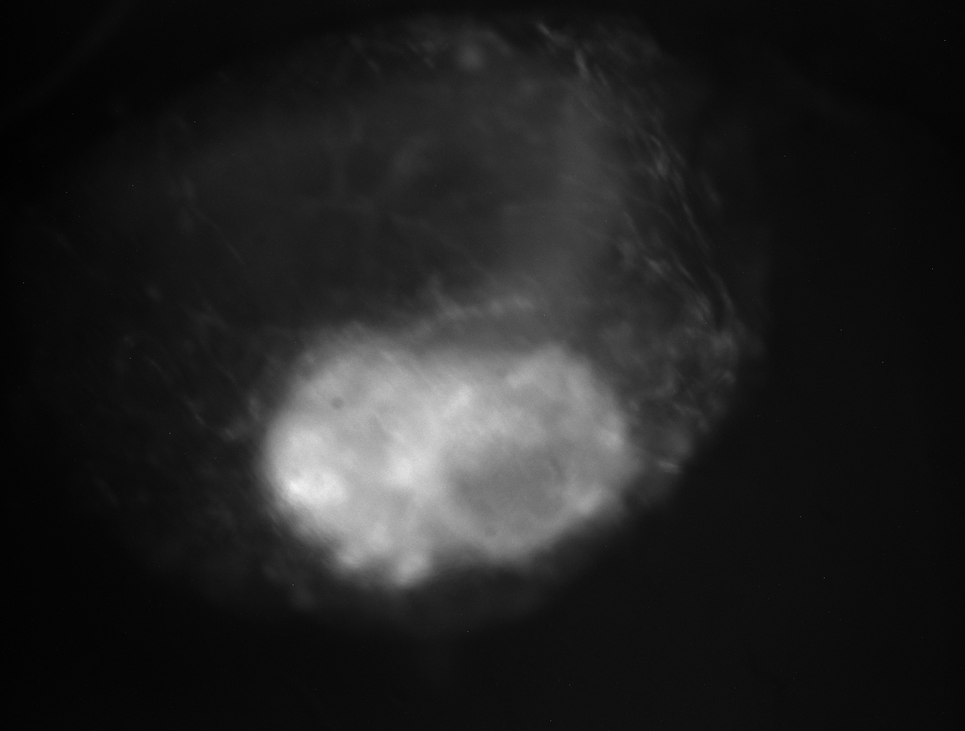
#> input picture photohandling/preprocessing/images/100_zs+-20.png, 965 x 731 px, shrunk from 1944 x 1472 before the run
$ python identify_core.py ../../photohandling/preprocessing/images/100_zs+-10.png
#> lines starting #> are read from the running program, lines starting #| are printed output that depends on the picture; after the words box and inside, x2 and y2 are one past the last pixel; in counts of white or black regions, pixels touching at a corner belong together
### microscopy_pipeline/io.py
"""Image and stack I/O helpers used by every operation.

The goal is to keep the format-handling logic in one place so the operation
modules can focus on pure-numpy transforms.

Canonical in-memory representation (used uniformly across the package):

* **Single image** -- one ``np.ndarray``: 2-D ``(H, W)`` grayscale (uint8/uint16)
  or 3-D ``(H, W, 3)`` RGB (uint8, RGB channel order).  ``load_image`` returns
  this and ``save_image`` accepts it.
* **Stack / multi-frame TIFF** -- ``List[np.ndarray]`` (a list of 2-D frames),
  *not* a 3-D ``(frames, H, W)`` array.  ``load_stack`` returns a list and
  ``save_stack`` accepts any iterable of frames.  A 3-D array is permitted only
  as a private, transient vectorization buffer inside a single function; it must
  never cross a public function boundary.

Animated GIFs, CSVs and matplotlib figures are deliberately outside this layer
(see ``tiff_to_gif``, ``sum_fluorescence``, ``plot_summed_fluorescence``,
``graph_contour_data``); those ops handle their own specialized I/O.
"""

from __future__ import annotations

import os
from pathlib import Path
from typing import Iterable, List, Optional, Union

import numpy as np
from PIL import Image

PathLike = Union[str, os.PathLike]

IMAGE_EXTS = {".png", ".jpg", ".jpeg", ".bmp", ".tif", ".tiff", ".gif", ".webp", ".jp2"}
TIFF_EXTS = {".tif", ".tiff"}


# ---------------------------------------------------------------------------
# Format / mode introspection
# ---------------------------------------------------------------------------

def is_tiff_path(path: PathLike) -> bool:
    return Path(path).suffix.lower() in TIFF_EXTS


# [36 lines left out: functions is_tiff_stack, detect_bit_depth, not called in this run]


# ---------------------------------------------------------------------------
# PIL <-> ndarray
# ---------------------------------------------------------------------------

def _pil_to_array(img: Image.Image, *, grayscale: bool | None = None) -> np.ndarray:
    """Convert PIL image to numpy array, preserving bit depth where possible."""
    mode = img.mode
    if mode in ("I;16", "I;16B", "I;16L"):
        return np.asarray(img, dtype=np.uint16)
    if mode == "I":
        arr = np.asarray(img)
        if arr.max() <= 65535:
            return arr.astype(np.uint16)
        return arr.astype(np.uint32)
    if mode == "L":
        return np.asarray(img, dtype=np.uint8)
    if grayscale:
        return np.asarray(img.convert("L"), dtype=np.uint8)
    if mode in ("RGB", "RGBA", "BGR"):
        return np.asarray(img.convert("RGB"), dtype=np.uint8)
    return np.asarray(img.convert("L"), dtype=np.uint8)


# [18 lines left out: function array_to_pil, not called in this run]


# ---------------------------------------------------------------------------
# Single-image load/save
# ---------------------------------------------------------------------------

def load_image(path: PathLike, *, grayscale: bool | None = None) -> np.ndarray:
    """Load a single image (or first frame of a stack) as a numpy array.

    Parameters
    ----------
    path : str or Path
    grayscale : bool, optional
        If True, force conversion to single-channel grayscale.  If None
        (default) the image is loaded with its native channels preserved.
    """
#> called with grayscale = True
    with Image.open(path) as img:
#> img is the input picture: PIL image 965x731 L; min 0, max 245, mean 34.5
        return _pil_to_array(img, grayscale=grayscale)


# [79 lines left out: functions save_image, load_stack, save_stack, not called in this run]


# ---------------------------------------------------------------------------
# Pixel-size (physical resolution) metadata
# ---------------------------------------------------------------------------

# TIFF tag ids: XResolution=282, YResolution=283, ResolutionUnit=296
# ResolutionUnit values: 1=none/relative, 2=inch, 3=centimetre.
_UNIT_UM = {2: 25400.0, 3: 10000.0}  # micrometres per resolution unit


# [47 lines left out: functions read_pixel_size_um, resolution_tags_for_pixel_size, not called in this run]


# ---------------------------------------------------------------------------
# OME-TIFF (physical metadata via OME-XML; needs the optional 'tifffile' package)
# ---------------------------------------------------------------------------

_OME_UNIT_UM = {
    "µm": 1.0, "um": 1.0, "micron": 1.0, "microns": 1.0, "micrometer": 1.0,
    "nm": 1e-3, "mm": 1e3, "cm": 1e4, "m": 1e6,
}


# [114 lines left out: functions is_ome_path, _require_tifffile, save_ome_tiff, _parse_ome_pixel_size_um, _read_ome_pixel_size_um, read_ome_metadata and 1 more, not called in this run]


def ensure_dir(path: PathLike) -> Path:
    p = Path(path)
    p.mkdir(parents=True, exist_ok=True)
    return p


# ---------------------------------------------------------------------------
# Folder batch helper: optional skip-existing (resume) + parallel jobs.
# ---------------------------------------------------------------------------

# [34 lines left out: functions _progress, map_folder, not called in this run]

### microscopy_pipeline/cli.py
"""Shared CLI helpers.

Every operation script accepts the same core flags so that pipelines feel
consistent::

    -i, --input   PATH     Input file or directory.
    -o, --output  PATH     Output file or directory.

Op-specific flags use ``--kebab-case`` names matching the keyword argument of
the array-level function.
"""

from __future__ import annotations

import argparse
import logging
from typing import Optional


def build_io_parser(
    description: str,
    *,
    input_required: bool = True,
    output_required: bool = True,
    epilog: Optional[str] = None,
) -> argparse.ArgumentParser:
    """Create an ``ArgumentParser`` pre-populated with ``-i`` / ``-o``."""
    parser = argparse.ArgumentParser(
        description=description,
        epilog=epilog,
        formatter_class=argparse.RawDescriptionHelpFormatter,
    )
    parser.add_argument(
        "-i",
        "--input",
        required=input_required,
        help="Input file or directory.",
    )
    parser.add_argument(
        "-o",
        "--output",
        required=output_required,
        help="Output file or directory.",
    )
    parser.add_argument(
        "-v",
        "--verbose",
        action="count",
        default=0,
        help="Increase log verbosity (repeat -v for debug-level output).",
    )
    return parser


_LOGGER_NAME = "microscopy_pipeline"


def configure_logging(verbosity: int = 0) -> logging.Logger:
    """Configure the package logger for CLI use.

    No ``-v`` shows INFO-level progress messages; ``-v`` enables DEBUG.  When the
    package is imported as a library this is never called, so the logger stays
    unconfigured and quiet (standard logging practice).
    """
    level = logging.DEBUG if verbosity and verbosity >= 1 else logging.INFO
    logger = logging.getLogger(_LOGGER_NAME)
    logger.setLevel(level)
    if not logger.handlers:
        handler = logging.StreamHandler()
        handler.setFormatter(logging.Formatter("%(message)s"))
        logger.addHandler(handler)
    logger.propagate = False
    return logger


def add_folder_flags(parser: argparse.ArgumentParser, *, jobs: bool = True) -> argparse.ArgumentParser:
    """Add ``--skip-existing`` (and, unless ``jobs=False``, ``--jobs``) for folder ops.

    Aggregate ops that write a single ordered CSV pass ``jobs=False`` (they stay
    serial to keep deterministic row order).
    """
    if jobs:
        parser.add_argument(
            "--jobs", type=int, default=1,
            help="Parallel worker processes for folder mode (default 1 = serial).",
        )
    parser.add_argument(
        "--skip-existing", action="store_true",
        help="Skip inputs whose output already exists (resume an interrupted run).",
    )
    return parser

### microscopy_pipeline/ops/identify_core.py
"""Identify bright core + outer-ring regions in an organoid image.

This is the unified-CLI port of ``postprocessing/analysis/identifycore.py``.
The algorithm and parameters match the original; only the entry point
(``identify_core_file`` / ``identify_core_folder`` / ``cli``) is new.
"""

from __future__ import annotations

import logging
from pathlib import Path
from typing import Optional

import cv2
import numpy as np
import pandas as pd
from scipy import ndimage
from scipy.spatial import ConvexHull
from skimage import measure, morphology
from skimage.draw import polygon as sk_polygon

from .. import io
from ..cli import build_io_parser, configure_logging, add_folder_flags

logger = logging.getLogger(__name__)


def identify_core(
    image: np.ndarray,
    *,
    core_thresh_percentile: float = 90,
    outer_thresh_percentile: float = 40,
) -> Optional[dict]:
    """Identify (core_mask, outer_mask) and intensity statistics for a grayscale image."""
#> called with core_thresh_percentile = 90, outer_thresh_percentile = 40
    if image.ndim == 3:
        image = cv2.cvtColor(image, cv2.COLOR_RGB2GRAY)
    img = image.astype(np.uint8) if image.dtype != np.uint8 else image
    img_norm = cv2.normalize(img, None, 0, 255, cv2.NORM_MINMAX).astype(np.uint8)
    img_smooth = cv2.GaussianBlur(img_norm, (3, 3), 0)
    img_core_smooth = cv2.GaussianBlur(img_norm, (9, 9), 2.0)
    clahe = cv2.createCLAHE(clipLimit=2.0, tileGridSize=(8, 8))
    img_clahe = clahe.apply(img_smooth)
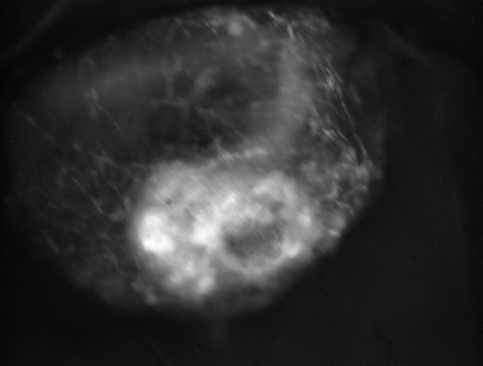
#> img_clahe: shape (731, 965) (shown at 1/2 size); min 2, max 255, mean 47.5

    # --- core ---
    core_mask = img_core_smooth > np.percentile(img_core_smooth, core_thresh_percentile)
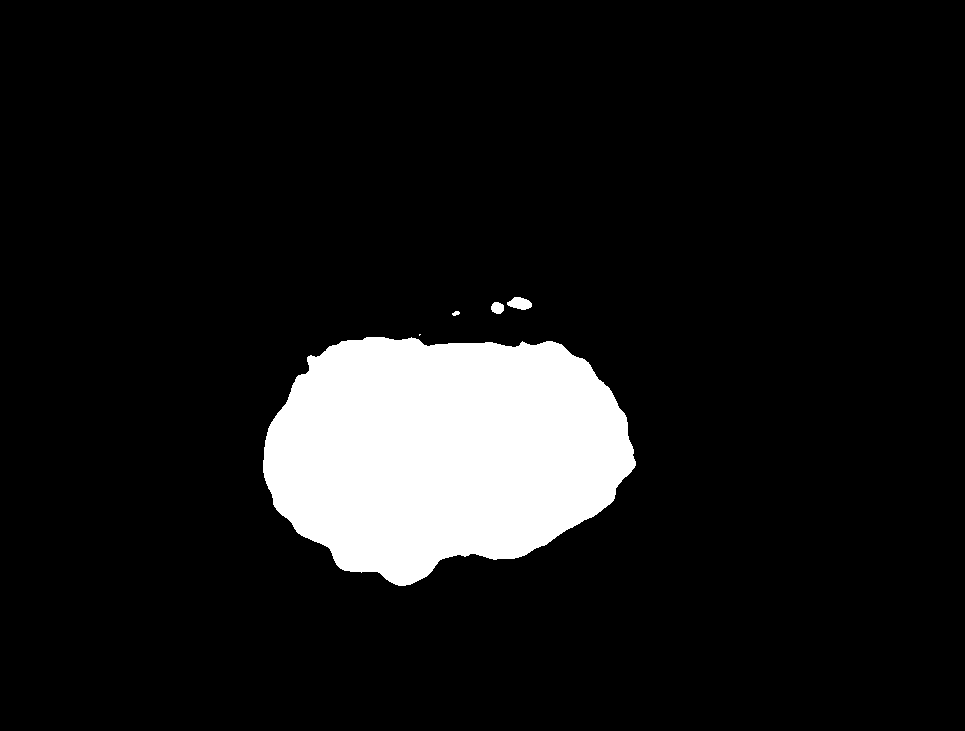
#> core_mask: shape (731, 965) bool; 10% white; 5 white regions (1 under 20 px), largest, box (x1, y1, x2, y2) and area: (263, 337, 636, 586) 69811, (507, 297, 532, 310) 227, (491, 302, 504, 314) 124, (452, 311, 460, 316) 28
    core_mask = morphology.remove_small_objects(core_mask, min_size=1000)
#> core_mask: shape (731, 965) bool; 9.9% white; 1 white region, box (x1, y1, x2, y2) and area: (263, 337, 636, 586) 69811
    for _ in range(3):
        core_mask = ndimage.binary_fill_holes(core_mask)
        core_mask = morphology.binary_closing(core_mask, morphology.disk(15))
    core_mask = ndimage.binary_fill_holes(core_mask)
    core_mask = morphology.binary_closing(core_mask, morphology.disk(10))
#> core_mask: shape (731, 965) bool; 9.9% white; 1 white region, box (x1, y1, x2, y2) and area: (263, 337, 636, 586) 69971
    label = measure.label(core_mask)
#> label: shape (731, 965) int32; values 0 (black) and 1 (white), 9.9% white; 1 white region
    props = measure.regionprops(label)
#> props = 1 regions; box (x1, y1, x2, y2) and area: (263, 337, 636, 586) 69971
    if not props:
        return None
    largest = max(props, key=lambda x: x.area)
    core_mask = label == largest.label
    core_mask = ndimage.binary_fill_holes(core_mask)
    convexity = largest.area / largest.convex_area
#> convexity = 0.963
    if convexity < 0.8:
        smoothed = core_mask.copy()
        for _ in range(10):
            lab = measure.label(smoothed)
            ps = measure.regionprops(lab)
            if not ps:
                break
            big = max(ps, key=lambda x: x.area)
            cv = big.area / big.convex_area
            if cv >= 0.8:
                break
            deficit = 0.8 - cv
            if deficit > 0.15:
                smoothed = morphology.binary_closing(smoothed, morphology.disk(20))
                smoothed = morphology.binary_opening(smoothed, morphology.disk(5))
            elif deficit > 0.08:
                smoothed = morphology.binary_closing(smoothed, morphology.disk(15))
                smoothed = morphology.binary_opening(smoothed, morphology.disk(3))
            else:
                smoothed = morphology.binary_closing(smoothed, morphology.disk(8))
            lab2 = measure.label(smoothed)
            ps2 = measure.regionprops(lab2)
            if ps2:
                big2 = max(ps2, key=lambda x: x.area)
                smoothed = lab2 == big2.label
            if smoothed.sum() / largest.area > 1.5:
                break
        # accept smoothed if it improved without expanding too much
        lab2 = measure.label(smoothed)
        ps2 = measure.regionprops(lab2)
        if ps2:
            big2 = max(ps2, key=lambda x: x.area)
            new_cv = big2.area / big2.convex_area
            if new_cv > convexity and big2.area / largest.area <= 1.5:
                core_mask = smoothed
        # convex hull fallback
        lab3 = measure.label(core_mask)
        ps3 = measure.regionprops(lab3)
        if ps3:
            big3 = max(ps3, key=lambda x: x.area)
            if big3.area / big3.convex_area < 0.75 and len(big3.coords) > 3:
                try:
                    hull = ConvexHull(big3.coords)
                    hull_coords = big3.coords[hull.vertices]
                    convex = np.zeros_like(core_mask)
                    rr, cc = sk_polygon(hull_coords[:, 0], hull_coords[:, 1], convex.shape)
                    convex[rr, cc] = True
                    if convex.sum() / largest.area < 1.3:
                        core_mask = convex
                except Exception:
                    pass
    else:
        core_mask = morphology.binary_closing(core_mask, morphology.disk(5))
#> core_mask: shape (731, 965) bool; 9.9% white; 1 white region, box (x1, y1, x2, y2) and area: (263, 337, 636, 586) 69975

    # --- outer ---
    low = np.percentile(img_clahe, outer_thresh_percentile)
#> low = 22
    high = np.percentile(img_clahe, 80)
#> high = 71
    outer_mask = (img_clahe > low) & (img_clahe < high)
#> outer_mask: shape (731, 965) bool; 39.3% white; 1489 white regions (1408 under 20 px), largest, box (x1, y1, x2, y2) and area: (31, 0, 867, 731) 233885, (716, 304, 931, 731) 22630, (531, 666, 648, 731) 4534
    outer_mask = morphology.remove_small_objects(outer_mask, min_size=5000)
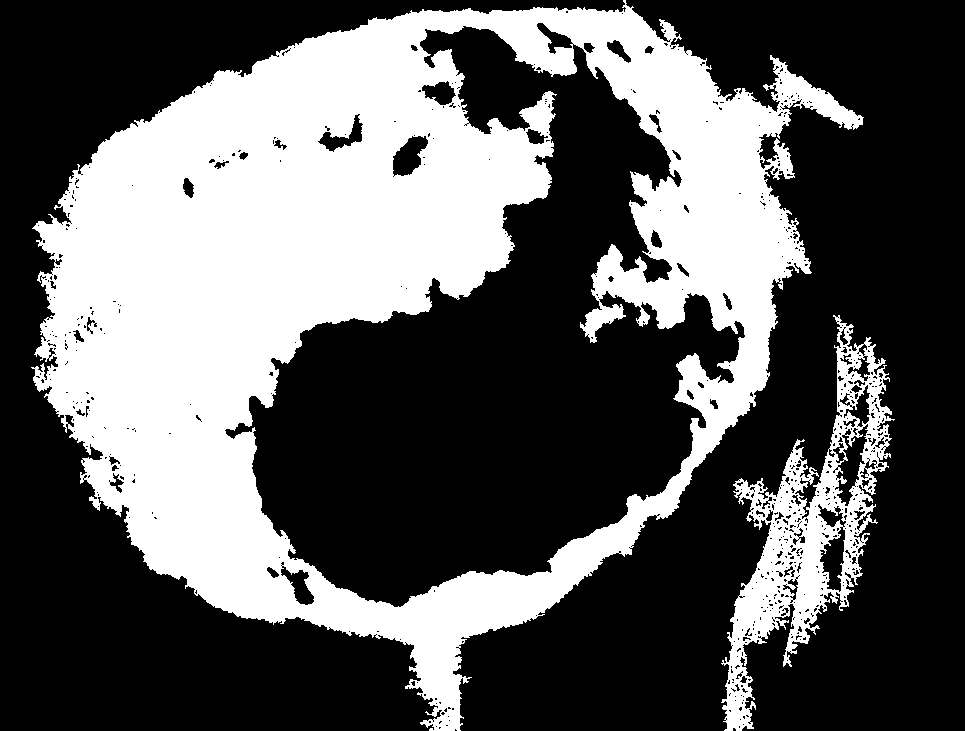
#> outer_mask: shape (731, 965) bool; 35.9% white; 2 white regions, box (x1, y1, x2, y2) and area: (31, 0, 864, 731) 233671, (721, 315, 895, 731) 19722
    for _ in range(5):
        outer_mask = ndimage.binary_fill_holes(outer_mask)
        outer_mask = morphology.binary_closing(outer_mask, morphology.disk(25))
#> this loop made 5 passes
#> pass 1, in identify_core, `outer_mask = morphology.binary_closing(outer_mask, morphology.disk(25))`:
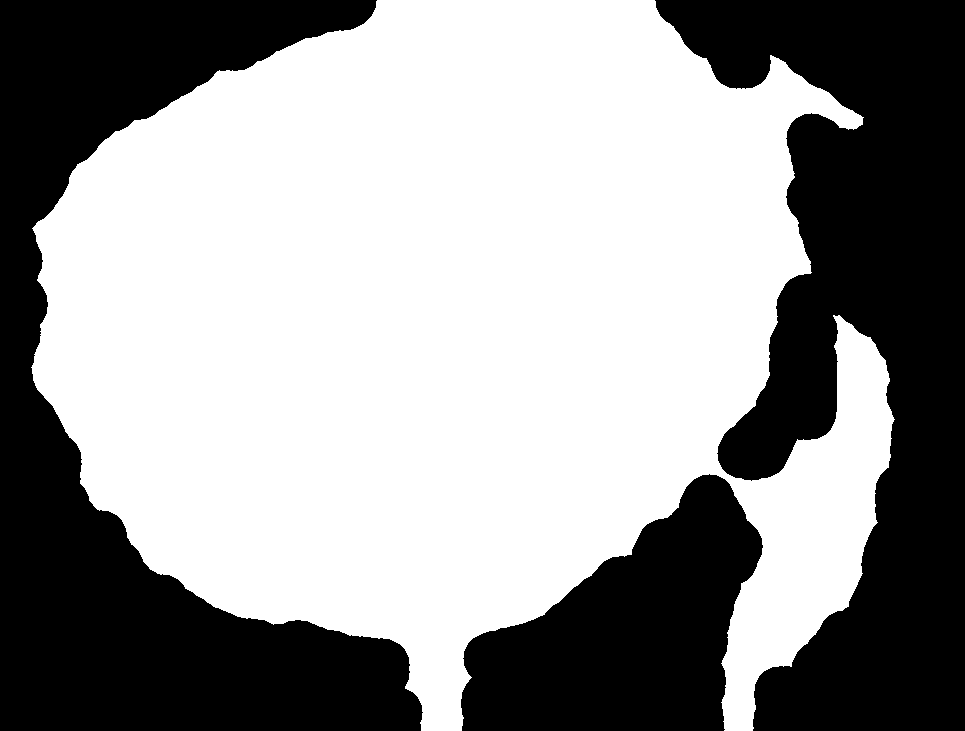
#> outer_mask: shape (731, 965) bool; 59.7% white; 3 black regions, box (x1, y1, x2, y2) and area: (655, 0, 965, 731) 121588, (0, 0, 423, 731) 117044, (461, 474, 763, 731) 45818
    outer_mask = ndimage.binary_fill_holes(outer_mask)
    outer_mask = morphology.binary_closing(outer_mask, morphology.disk(20))
#> outer_mask: shape (731, 965) bool; 59.7% white; 3 black regions, box (x1, y1, x2, y2) and area: (655, 0, 965, 731) 121552, (0, 0, 423, 731) 117021, (461, 474, 763, 731) 45801
    outer_mask = morphology.binary_dilation(outer_mask, morphology.disk(5))
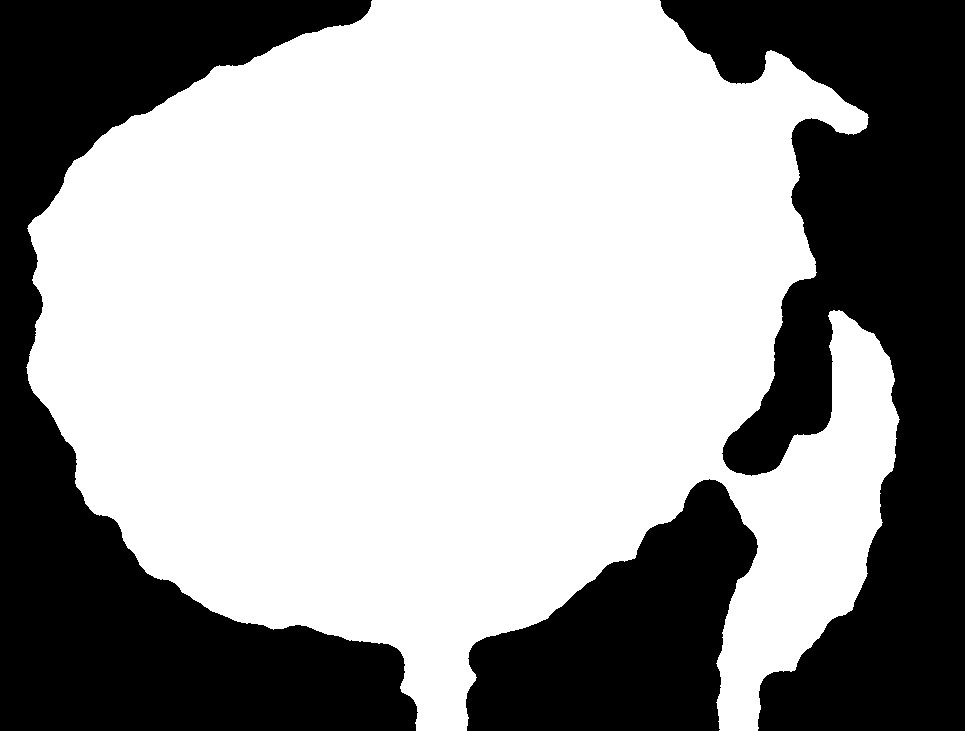
#> outer_mask: shape (731, 965) bool; 62.1% white; 3 black regions, box (x1, y1, x2, y2) and area: (660, 0, 965, 731) 113916, (0, 0, 418, 731) 111094, (466, 479, 758, 731) 42397
    outer_mask = ndimage.binary_fill_holes(outer_mask)

    combined = outer_mask | core_mask
    comb_label = measure.label(combined)
    cy, cx = measure.regionprops(measure.label(core_mask))[0].centroid
#> cy = 451.3; cx = 442.8
#> (the rest of the program and of its run is left out)
